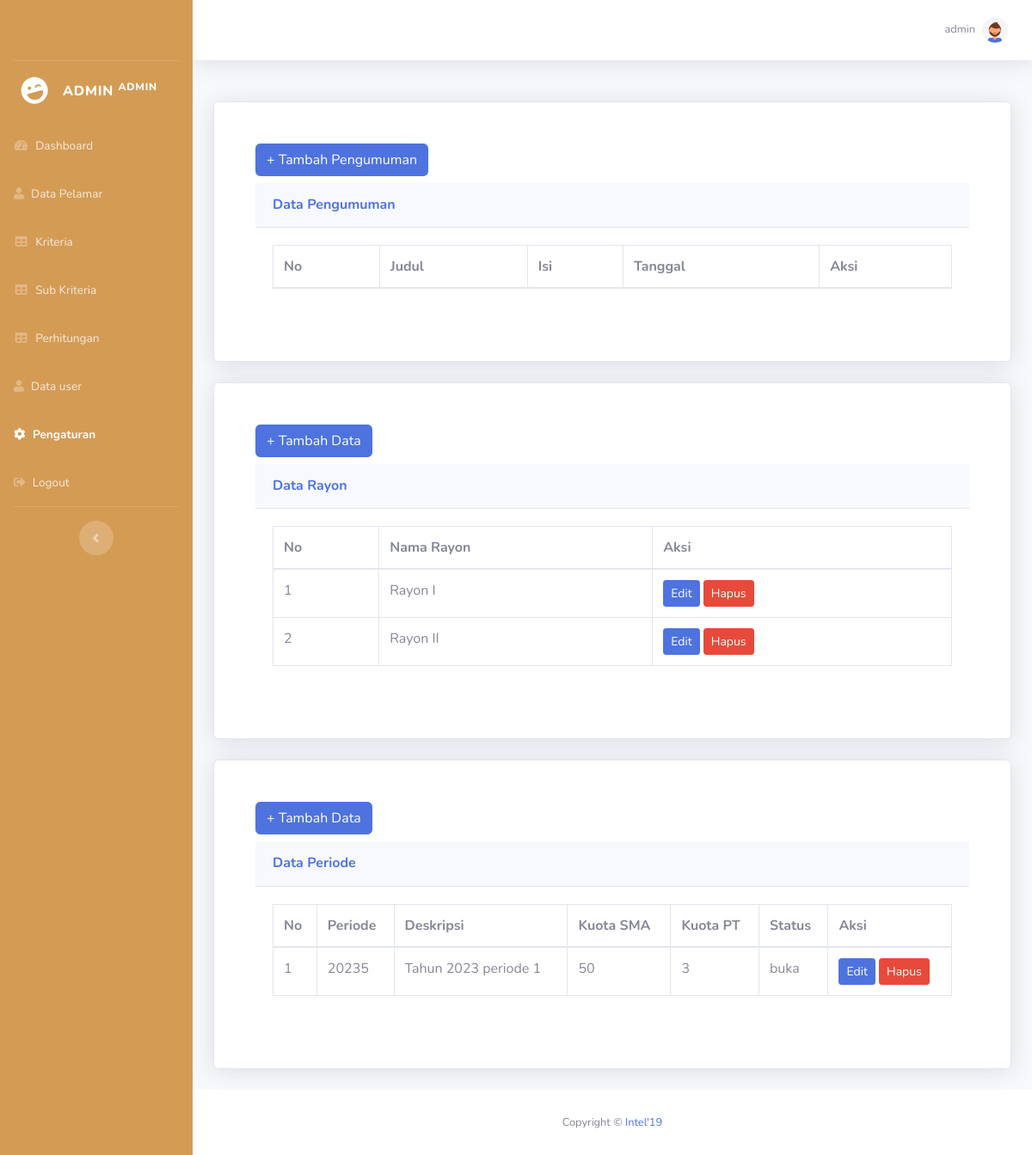
Page /admin/setting.php (signed in) on the earlier database version.
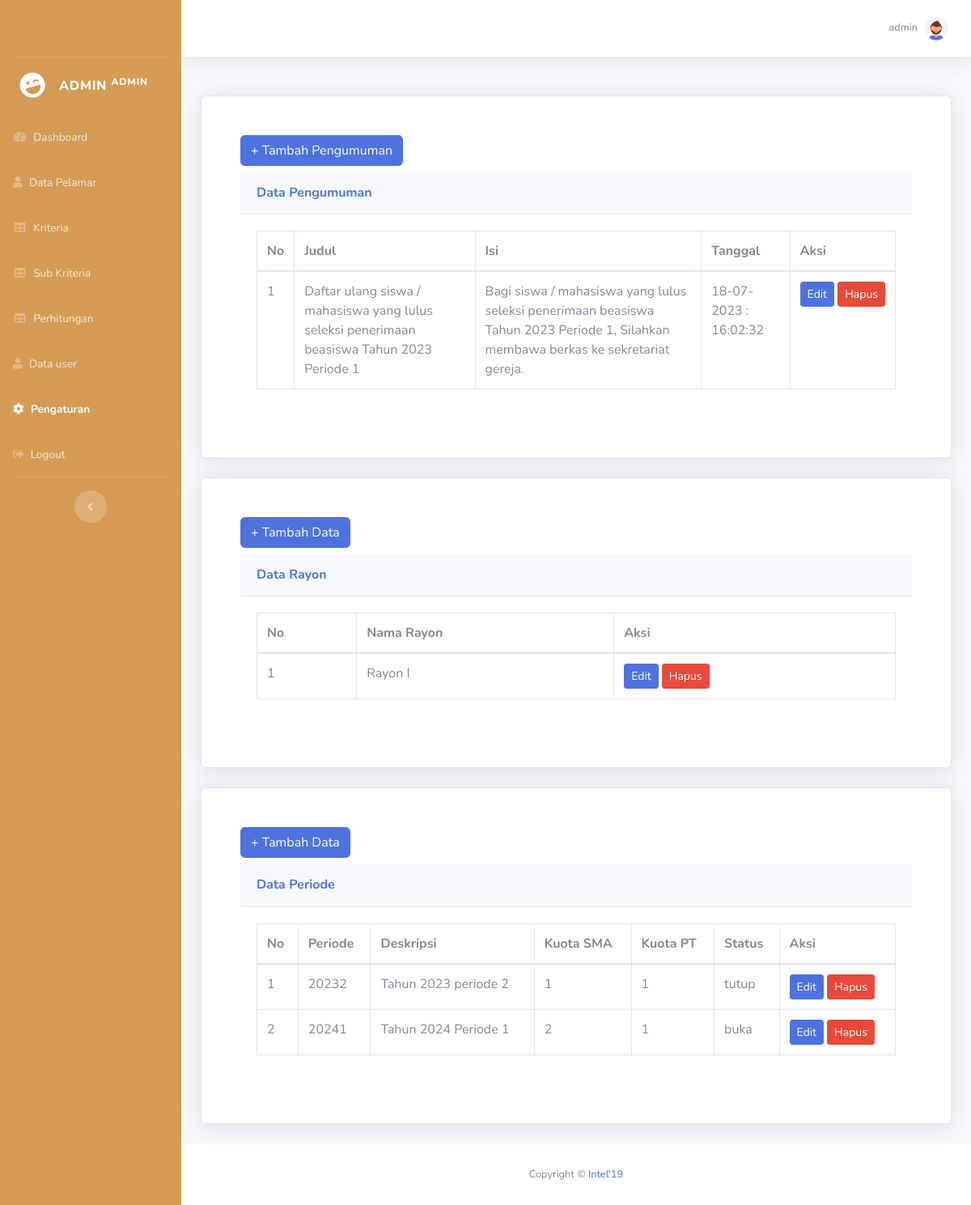
Same page on the later database version.
### tables this page shows
CREATE TABLE `rayon` (
  `id_rayon` int(11) NOT NULL,
  `nama_rayon` varchar(100) NOT NULL
);

CREATE TABLE `periode` (
  `id_periode` int(11) NOT NULL,
  `nama_periode` varchar(10) NOT NULL,
  `deskripsi` varchar(255) NOT NULL,
  `kuota_sma` int(11) NOT NULL,
  `kuota_pt` int(11) NOT NULL,
  `status` enum('buka','tutup') NOT NULL
);

CREATE TABLE `pengumuman` (
  `id_pengumuman` int(11) NOT NULL,
  `judul` varchar(255) NOT NULL,
  `isi_pengumuman` text NOT NULL,
  `tanggal_posting` timestamp NOT NULL DEFAULT current_timestamp()
);

### config.php (called while the page is built, shortened)
<?php
function connectDatabase()
{
    $conn = new mysqli(DB_HOST, DB_USERNAME, DB_PASSWORD, DB_NAME);
    return $conn;
}
?>

### admin/functions/setting.php (called while the page is built, shortened)
<?php
require_once '../config.php';
class Setting{
    private $db;
    public function __construct()
    {
        $this->db = connectDatabase();
    }
    public function getAllPeriode(){
        return $this->db->query("SELECT * FROM periode");
    }
    public function getRayon(){
        return $this->db->query("SELECT * FROM rayon WHERE nama_rayon!='umum'");
    }
    public function getPengumuman(){
        return $this->db->query("SELECT * FROM pengumuman");
    }
}
$Setting = new Setting();
?>

### admin/setting.php (the view, shortened to what this page needs)
<?php
require_once './header.php';
require_once './functions/setting.php';
$dataRayon = $Setting->getRayon();
$dataAllPeriode = $Setting->getAllPeriode();
$dataPengumuman = $Setting->getPengumuman();
?>
<div class="row">
    <div class="col-lg-12">
        <div class="card shadow mb-4">
            <div class="justify-content-center p-5">
                <button type="button" class="btn mb-2 btn-primary" data-toggle="modal" data-target="#tambahPengumuman">
                    + Tambah Pengumuman
                </button>
                <div class="card-header py-3">
                    <h6 class="m-0 font-weight-bold text-primary">Data Pengumuman</h6>
                </div>
                <div class="card-body">
                    <div class="table-responsive">
                        <table class="table table-bordered" id="pengumuman" width="100%" cellspacing="0">
                            <thead>
                                <tr>
                                    <th>No</th>
                                    <th>Judul</th>
                                    <th>Isi</th>
                                    <th>Tanggal</th>
                                    <th cclass="text-nowrap">Aksi</th>
                                </tr>
                            </thead>
                            <tbody>
                                <?php foreach ($dataPengumuman as $key => $pengumuman):?>
                                <tr>
                                    <td scope="row"><?=$key+1;?></td>
                                    <td><?=$pengumuman['judul'];?></td>
                                    <td><?=$pengumuman['isi_pengumuman'];?></td>
                                    <td><?=date("d-m-Y : H:i:s", strtotime($pengumuman['tanggal_posting']));?></td>
                                    <td class="text-nowrap">
                                        <button type="button" class="btn btn-sm btn-primary" data-toggle="modal"
                                            data-target="#editPengumuman<?=$pengumuman['id_pengumuman'];?>">Edit
                                        </button>
                                        <button type="button" class="btn btn-sm btn-danger" data-toggle="modal"
                                            data-target="#hapusPengumuman<?=$pengumuman['id_pengumuman'];?>">Hapus
                                        </button>
                                    </td>
                                </tr>
                                <?php endforeach;?>
                            </tbody>
                        </table>
                    </div>
                </div>
            </div>
        </div>
    </div>
</div>
<div class="row">
    <div class="col-lg-12">
        <div class="card shadow mb-4">
            <div class="justify-content-center p-5">
                <button type="button" class="btn mb-2 btn-primary" data-toggle="modal" data-target="#tambahRayon">
                    + Tambah Data
                </button>
                <div class="card-header py-3">
                    <h6 class="m-0 font-weight-bold text-primary">Data Rayon</h6>
                </div>
                <div class="card-body">
                    <div class="table-responsive">
                        <table class="table table-bordered" id="dataTable" width="100%" cellspacing="0">
                            <thead>
                                <tr>
                                    <th>No</th>
                                    <th>Nama Rayon</th>
                                    <th>Aksi</th>
                                </tr>
                            </thead>
                            <tbody>
                                <?php foreach ($dataRayon as $key => $rayon):?>
                                <tr>
                                    <td scope="row"><?=$key+1;?></td>
                                    <td><?=$rayon['nama_rayon'];?></td>
                                    <td>
                                        <button type="button" class="btn btn-sm btn-primary" data-toggle="modal"
                                            data-target="#editRayon<?=$rayon['id_rayon'];?>">Edit
                                        </button>
                                        <button type="button" class="btn btn-sm btn-danger" data-toggle="modal"
                                            data-target="#hapusRayon<?=$rayon['id_rayon'];?>">Hapus
                                        </button>
                                    </td>
                                </tr>
                                <?php endforeach;?>
                            </tbody>
                        </table>
                    </div>
                </div>
            </div>
        </div>
    </div>
</div>
<div class="row">
    <div class="col-lg-12">
        <div class="card shadow mb-4">
            <div class="justify-content-center p-5">
                <button type="button" class="btn mb-2 btn-primary" data-toggle="modal" data-target="#tambahPeriode">
                    + Tambah Data
                </button>
                <div class="card-header py-3">
                    <h6 class="m-0 font-weight-bold text-primary">Data Periode</h6>
                </div>
                <div class="card-body">
                    <div class="table-responsive">
                        <table class="table table-bordered" id="table" width="100%" cellspacing="0">
                            <thead>
                                <tr>
                                    <th>No</th>
                                    <th>Periode</th>
                                    <th>Deskripsi</th>
                                    <th>Kuota SMA</th>
                                    <th>Kuota PT</th>
                                    <th>Status</th>
                                    <th>Aksi</th>
                                </tr>
                            </thead>
                            <tbody>
                                <?php foreach ($dataAllPeriode as $key => $periode):?>
                                <tr>
                                    <td scope="row"><?=$key+1;?></td>
                                    <td><?=$periode['nama_periode'];?></td>
                                    <td><?=$periode['deskripsi'];?></td>
                                    <td><?=$periode['kuota_sma'];?></td>
                                    <td><?=$periode['kuota_pt'];?></td>
                                    <td><?=$periode['status'];?></td>
                                    <td>
                                        <button type="button" class="btn btn-sm btn-primary" data-toggle="modal"
                                            data-target="#editPeriode<?=$periode['id_periode'];?>">Edit
                                        </button>
                                        <button type="button" class="btn btn-sm btn-danger" data-toggle="modal"
                                            data-target="#hapusPeriode<?=$periode['id_periode'];?>">Hapus
                                        </button>
                                    </td>
                                </tr>
                                <?php endforeach;?>
                            </tbody>
                        </table>
                    </div>
                </div>
            </div>
        </div>
    </div>
</div>
<?php require './footer.php';?>

### admin/header.php (shortened to what this page needs)
<?php
require_once '../config.php';
?>
<!DOCTYPE html>
<html lang="en">
<head>
    <link href="../assets/vendor/fontawesome-free/css/all.min.css" rel="stylesheet" type="text/css" />
    <link href="../assets/css/sb-admin-2.min.css" rel="stylesheet" />
    <link href="../assets/vendor/datatables/dataTables.bootstrap4.min.css" rel="stylesheet">
    <link href="../assets/lightbox2/css/lightbox.css" rel="stylesheet" />
    <link rel="stylesheet" href="https://cdn.jsdelivr.net/npm/sweetalert2@11/dist/sweetalert2.min.css">
</head>
<body id="page-top">
    <div id="wrapper">
        <ul class="navbar-nav sidebar sidebar-dark accordion" id="accordionSidebar">
            <a class="sidebar-brand d-flex align-items-center justify-content-center" href="">
            </a>
            <hr class="sidebar-divider my-0" />
            <a class="sidebar-brand d-flex align-items-center justify-content-center" href="">
                <div class="sidebar-brand-icon rotate-n-15">
                    <i class="fas fa-laugh-wink"></i>
                </div>
                <div class="sidebar-brand-text mx-3">Admin <sup><?=$_SESSION['username'];?></sup></div>
            </a>
            <li class="nav-item <?= $_SESSION['menu'] == 'index' ? 'active':'';?>">
                <a class="nav-link" href="index.php">
                    <i class="fas fa-fw fa-tachometer-alt"></i>
                    <span>Dashboard</span></a>
            </li>
            <?php if($_SESSION['level'] == 0): ?>
            <li class="nav-item <?= $_SESSION['menu'] == 'pelamar' ? 'active':'';?>">
                <a class="nav-link" href="./data_pelamar.php">
                    <i class="fas fa-user"></i>
                    <span>Data Pelamar</span></a>
            </li>
            <li class="nav-item <?= $_SESSION['menu'] == 'kriteria' ? 'active':'';?>">
                <a class="nav-link" href="./kriteria.php">
                    <i class="fas fa-fw fa-table"></i>
                    <span>Kriteria</span></a>
            <li class="nav-item <?= $_SESSION['menu'] == 'sub-kriteria' ? 'active':'';?>">
                <a class="nav-link" href="./sub_kriteria.php">
                    <i class="fas fa-fw fa-table"></i>
                    <span>Sub Kriteria</span></a>
            </li>
            <li class="nav-item <?= $_SESSION['menu'] == 'perhitungan' ? 'active':'';?>">
                <a class="nav-link" href="./perhitungan.php">
                    <i class="fas fa-fw fa-table"></i>
                    <span>Perhitungan</span></a>
            </li>
            <li class="nav-item <?= $_SESSION['menu'] == 'users' ? 'active':'';?>">
                <a class="nav-link" href="./user.php">
                    <i class="fas fa-user"></i>
                    <span>Data user</span></a>
            </li>
            <li class="nav-item <?= $_SESSION['menu'] == 'setting' ? 'active':'';?>">
                <a class="nav-link" href="./setting.php">
                    <i class="fa fa-cog"></i>
                    <span>Pengaturan</span></a>
            </li>
            <?php endif;?>
            <li class="nav-item">
                <a class="nav-link" href="../auth/logout.php">
                    <i class="fas fa-sign-out-alt"></i>
                    <span>Logout</span></a>
            </li>
            <hr class="sidebar-divider d-none d-md-block" />
            <div class="text-center d-none d-md-inline">
                <button class="rounded-circle border-0" id="sidebarToggle"></button>
            </div>
        </ul>
        <div id="content-wrapper" class="d-flex flex-column">
            <div id="content">
                <nav class="navbar navbar-expand navbar-light bg-white topbar mb-4 static-top shadow">
                    <ul class="navbar-nav ml-auto">
                        <li class="nav-item dropdown no-arrow">
                            <a class="nav-link dropdown-toggle" href="#" id="userDropdown" role="button"
                                data-toggle="dropdown" aria-haspopup="true" aria-expanded="false">
                                <span class="d-none d-lg-inline text-gray-600 small"><?=$_SESSION['username'];?></span>
                                <img class="rounded-circle ml-2" style="width:30px; height:30px;"
                                    src="../assets/img/undraw_profile_2.svg" />
                            </a>
                        </li>
                    </ul>
                </nav>
                <div class="container-fluid">

### admin/footer.php (shortened to what this page needs)
</div>
</div>
<footer class="sticky-footer bg-white">
    <div class="container my-auto">
        <div class="copyright text-center my-auto">
            <span>Copyright &copy; <a href="https://www.instagram.com/ilkom19_unc/">Intel'19</a></span>
        </div>
    </div>
</footer>
</div>
</div>
</body>
</html>

### admin/header.php (style rules this page uses)
#accordionSidebar { background-color: #D49B54; }

Differences in the rows shown:
removed rayon: nama_rayon "Rayon II"
removed periode: nama_periode "20235", deskripsi "Tahun 2023 periode 1", kuota_sma "50", kuota_pt "3", status "buka"
added pengumuman: judul "Daftar ulang siswa / mahasiswa yang lulus seleksi penerimaan beasiswa Tahun 2023 Periode 1", isi_pengumuman "Bagi siswa / mahasiswa yang lulus seleksi penerimaan beasiswa Tahun 2023 Periode 1, Silahkan membawa berkas ke sekretariat gereja.", tanggal_posting "18-07-2023 : 16:02:32"
added periode: nama_periode "20232", deskripsi "Tahun 2023 periode 2", kuota_sma "1", kuota_pt "1", status "tutup"
added periode: nama_periode "20241", deskripsi "Tahun 2024 Periode 1", kuota_sma "2", kuota_pt "1", status "buka"
